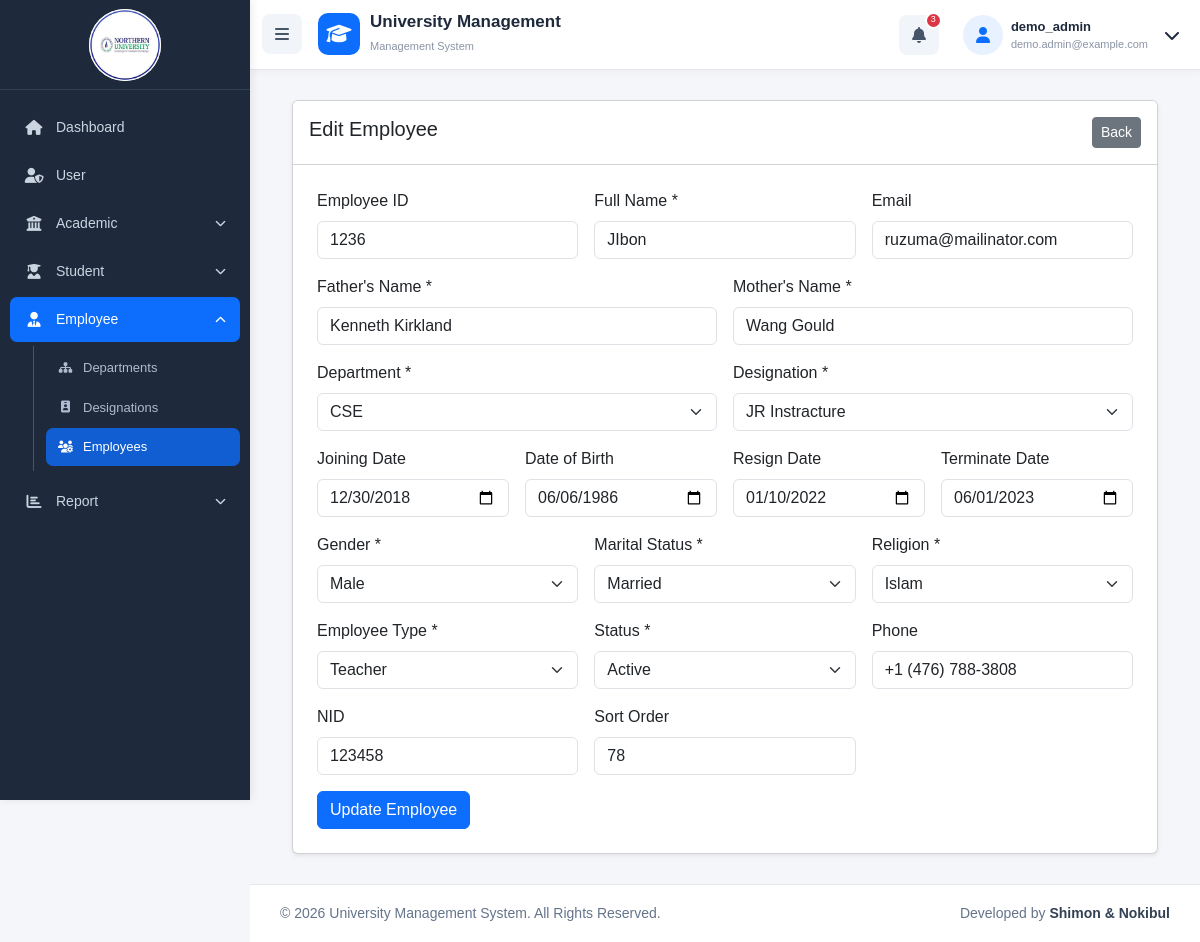
The page /employees/edit.php?id=1 (signed in) on the database its author committed.
### tables this page shows
CREATE TABLE `employees` (
  `id` bigint UNSIGNED NOT NULL,
  `user_id` int DEFAULT NULL,
  `sort_order` int NOT NULL DEFAULT '0',
  `employee_id` varchar(50) DEFAULT NULL,
  `name` varchar(100) NOT NULL,
  `email` varchar(150) DEFAULT NULL,
  `father_name` varchar(100) NOT NULL,
  `mother_name` varchar(100) NOT NULL,
  `joining_date` date DEFAULT NULL,
  `resign_date` date DEFAULT NULL,
  `terminate_date` date DEFAULT NULL,
  `gender` tinyint UNSIGNED NOT NULL DEFAULT '1' COMMENT '1=Male, 2=Female, 3=Other',
  `marital_status` tinyint UNSIGNED NOT NULL DEFAULT '1' COMMENT '1=Married, 2=Unmarried',
  `religion` tinyint UNSIGNED NOT NULL DEFAULT '1' COMMENT '1=Islam, 2=Hindu, 3=Buddhist, 4=Christian',
  `designation_id` bigint UNSIGNED DEFAULT NULL,
  `department_id` bigint UNSIGNED DEFAULT NULL,
  `date_of_birth` date DEFAULT NULL,
  `phone` varchar(255) DEFAULT NULL,
  `nid` varchar(255) DEFAULT NULL,
  `employee_type` tinyint UNSIGNED NOT NULL COMMENT '1=Teacher, 2=Staff, 3=Support Staff',
  `status` tinyint UNSIGNED NOT NULL DEFAULT '1' COMMENT '1=Active, 0=Inactive, 2=Resigned, 3=Terminated',
  `photo` varchar(255) DEFAULT NULL,
  `created_at` timestamp NULL DEFAULT NULL,
  `updated_at` timestamp NULL DEFAULT NULL
);

CREATE TABLE `employee_departments` (
  `id` bigint UNSIGNED NOT NULL,
  `name` varchar(255) NOT NULL,
  `status` int NOT NULL DEFAULT '1' COMMENT '1=Active,0=Inactive',
  `created_at` timestamp NULL DEFAULT NULL,
  `updated_at` timestamp NULL DEFAULT NULL
);

CREATE TABLE `employee_designations` (
  `id` bigint UNSIGNED NOT NULL,
  `name` varchar(255) NOT NULL,
  `status` int NOT NULL DEFAULT '1' COMMENT '1=Active,0=Inactive',
  `created_at` timestamp NULL DEFAULT NULL,
  `updated_at` timestamp NULL DEFAULT NULL
);

### includes/employee_support.php (called while the page is built, shortened)
<?php
function employee_input(array $source): array
{
    return [
        'sort_order' => (int)($source['sort_order'] ?? 0),
        'employee_id' => trim((string)($source['employee_id'] ?? '')),
        'name' => trim((string)($source['name'] ?? '')),
        'email' => trim((string)($source['email'] ?? '')),
        'father_name' => trim((string)($source['father_name'] ?? '')),
        'mother_name' => trim((string)($source['mother_name'] ?? '')),
        'joining_date' => trim((string)($source['joining_date'] ?? '')),
        'resign_date' => trim((string)($source['resign_date'] ?? '')),
        'terminate_date' => trim((string)($source['terminate_date'] ?? '')),
        'gender' => (int)($source['gender'] ?? 1),
        'marital_status' => (int)($source['marital_status'] ?? 1),
        'religion' => (int)($source['religion'] ?? 1),
        'designation_id' => (int)($source['designation_id'] ?? 0),
        'department_id' => (int)($source['department_id'] ?? 0),
        'date_of_birth' => trim((string)($source['date_of_birth'] ?? '')),
        'phone' => trim((string)($source['phone'] ?? '')),
        'nid' => trim((string)($source['nid'] ?? '')),
        'employee_type' => (int)($source['employee_type'] ?? 1),
        'status' => (int)($source['status'] ?? 1),
    ];
}
function employee_options(mysqli $conn): array
{
    return [mysqli_query($conn, 'SELECT id,name,status FROM employee_departments ORDER BY name'), mysqli_query($conn, 'SELECT id,name,status FROM employee_designations ORDER BY name')];
}

### includes/employee_form.php (the view, shortened to what this page needs)
<?php $gender = [1 => 'Male', 2 => 'Female', 3 => 'Other'];
$marital = [1 => 'Married', 2 => 'Unmarried'];
$religion = [1 => 'Islam', 2 => 'Hindu', 3 => 'Buddhist', 4 => 'Christian'];
$types = [1 => 'Teacher', 2 => 'Staff', 3 => 'Support Staff'];
$statuses = [1 => 'Active', 0 => 'Inactive', 2 => 'Resigned', 3 => 'Terminated']; ?>
<form method="post"><?= csrf_field() ?><div class="row g-3">
        <div class="col-md-4"><label class="form-label">Employee ID</label><input class="form-control" name="employee_id" maxlength="50" value="<?= htmlspecialchars($data['employee_id']) ?>"></div>
        <div class="col-md-4"><label class="form-label">Full Name *</label><input class="form-control" name="name" maxlength="100" value="<?= htmlspecialchars($data['name']) ?>" required></div>
        <div class="col-md-4"><label class="form-label">Email</label><input class="form-control" type="email" name="email" maxlength="150" value="<?= htmlspecialchars($data['email']) ?>"></div>
        <div class="col-md-6"><label class="form-label">Father's Name *</label><input class="form-control" name="father_name" maxlength="100" value="<?= htmlspecialchars($data['father_name']) ?>" required></div>
        <div class="col-md-6"><label class="form-label">Mother's Name *</label><input class="form-control" name="mother_name" maxlength="100" value="<?= htmlspecialchars($data['mother_name']) ?>" required></div>
        <div class="col-md-6"><label class="form-label">Department *</label><select class="form-select" name="department_id" required>
                <?php while ($o = mysqli_fetch_assoc($departments)): ?><option value="<?= $o['id'] ?>" <?= $data['department_id'] == $o['id'] ? 'selected' : '' ?>><?= htmlspecialchars($o['name']) ?></option><?php endwhile; ?>
            </select></div>
        <div class="col-md-6"><label class="form-label">Designation *</label><select class="form-select" name="designation_id" required>
                <?php while ($o = mysqli_fetch_assoc($designations)): ?><option value="<?= $o['id'] ?>" <?= $data['designation_id'] == $o['id'] ? 'selected' : '' ?>><?= htmlspecialchars($o['name']) ?></option><?php endwhile; ?>
            </select></div>
        <div class="col-md-3"><label class="form-label">Joining Date</label><input class="form-control" type="date" name="joining_date" value="<?= htmlspecialchars($data['joining_date']) ?>"></div>
        <div class="col-md-3"><label class="form-label">Date of Birth</label><input class="form-control" type="date" name="date_of_birth" value="<?= htmlspecialchars($data['date_of_birth']) ?>"></div>
        <div class="col-md-3"><label class="form-label">Resign Date</label><input class="form-control" type="date" name="resign_date" value="<?= htmlspecialchars($data['resign_date']) ?>"></div>
        <div class="col-md-3"><label class="form-label">Terminate Date</label><input class="form-control" type="date" name="terminate_date" value="<?= htmlspecialchars($data['terminate_date']) ?>"></div>
        <?php foreach ([['gender', 'Gender', $gender], ['marital_status', 'Marital Status', $marital], ['religion', 'Religion', $religion], ['employee_type', 'Employee Type', $types], ['status', 'Status', $statuses]] as [$field, $label, $options]): ?><div class="col-md-4"><label class="form-label"><?= $label ?> *</label><select class="form-select" name="<?= $field ?>"><?php foreach ($options as $value => $text): ?><option value="<?= $value ?>" <?= $data[$field] == $value ? 'selected' : '' ?>><?= $text ?></option><?php endforeach; ?></select></div><?php endforeach; ?>
        <div class="col-md-4"><label class="form-label">Phone</label><input class="form-control" name="phone" maxlength="255" value="<?= htmlspecialchars($data['phone']) ?>"></div>
        <div class="col-md-4"><label class="form-label">NID</label><input class="form-control" name="nid" maxlength="255" value="<?= htmlspecialchars($data['nid']) ?>"></div>
        <div class="col-md-4"><label class="form-label">Sort Order</label><input class="form-control" type="number" name="sort_order" value="<?= $data['sort_order'] ?>"></div>
        <div class="col-12"><button class="btn btn-primary" type="submit"><?= htmlspecialchars($submitLabel) ?></button></div>
    </div>
</form>

### css/style.css (style rules this page uses)
* { box-sizing: border-box; }
body { margin: 0; background: #f5f6fa; font-family: Arial, sans-serif; min-height: 100vh; color: #1e293b; }

### rows shown on the page
employees: employee_id "1236", name "JIbon", email "ruzuma@mailinator.com", father_name "Kenneth Kirkland", mother_name "Wang Gould", department_id "CSE", designation_id "JR Instracture", joining_date "12/30/2018", date_of_birth "06/06/1986", resign_date "01/10/2022", terminate_date "06/01/2023", gender "Male", marital_status "Married", religion "Islam", employee_type "Teacher", status "Active", phone "+1 (476) 788-3808", nid "123458", sort_order "78"

### other values the page prints
$_SESSION['username'] "demo_admin"
$_SESSION['user_email'] "demo.admin@example.com"
$label "Gender"
$label "Marital Status"
$label "Religion"
$label "Employee Type"
$label "Status"
$submitLabel "Update Employee"
